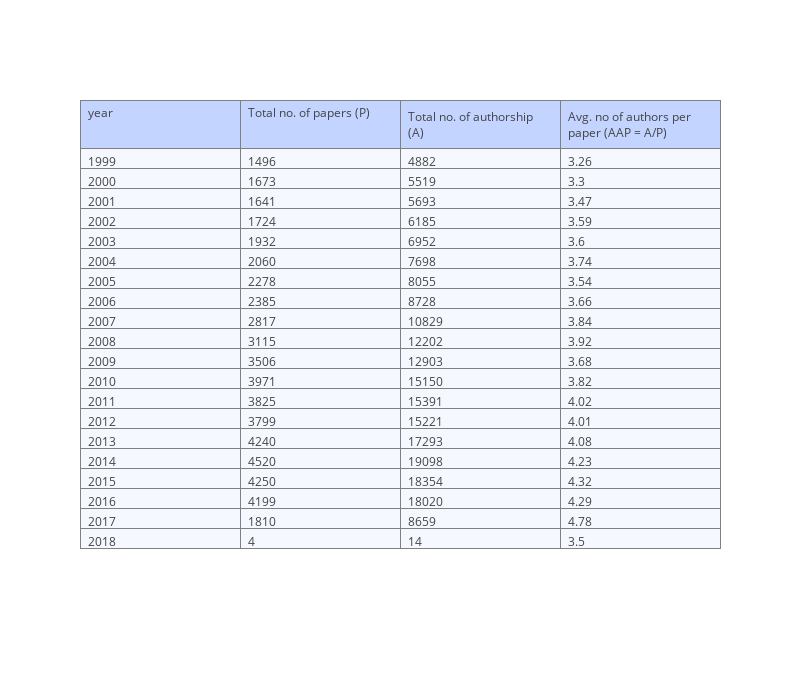
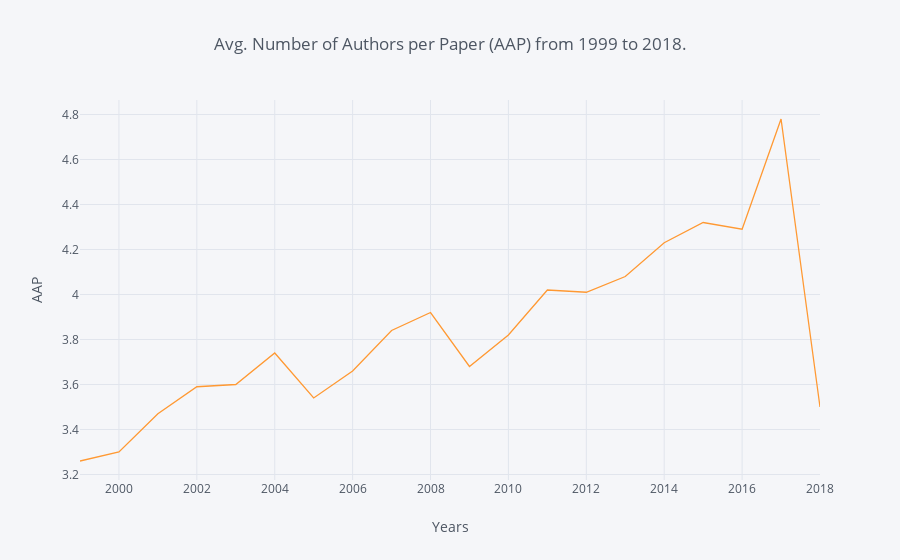

The cell these charts' notebook holds for them, in order:
### Markdown cell above
### Average Number of Authors per Paper (AAP)

### Code cell
# plot avg number of authors per paper (AAP)
visual.plot_aap(years=n_years)

### Figure 1 — Plotly figure (JSON) as saved in the notebook; plotly's stock layout.template omitted (floating-point values rounded to 4 significant figures)
{"data": [{"cells": {"align": ["left", "left", "left", "left", "left"], "fill": {"color": "#F5F8FF"}, "values": [["1999", "2000", "2001", "2002", "2003", "2004", "2005", "2006", "2007", "2008", "2009", "2010", "2011", "2012", "2013", "2014", "2015", "2016", "2017", "2018"], [1496, 1673, 1641, 1724, 1932, 2060, 2278, 2385, 2817, 3115, 3506, 3971, 3825, 3799, 4240, 4520, 4250, 4199, 1810, 4], [4882, 5519, 5693, 6185, 6952, 7698, 8055, 8728, 10829, 12202, 12903, 15150, 15391, 15221, 17293, 19098, 18354, 18020, 8659, 14], [3.26, 3.3, 3.47, 3.59, 3.6, 3.74, 3.54, 3.66, 3.84, 3.92, 3.68, 3.82, 4.02, 4.01, 4.08, 4.23, 4.32, 4.29, 4.78, 3.5]]}, "header": {"align": ["left", "left", "left", "left", "left"], "fill": {"color": "#C2D4FF"}, "values": ["year", "Total no. of papers (P)", "Total no. of authorship (A)", "Avg. no of authors per paper (AAP = A/P)"]}, "type": "table", "uid": "6c545eec-47c7-47cc-a477-1ae986f9c143"}], "layout": {"height": 700, "width": 800}}

### Figure 2 — Plotly figure (JSON) as saved in the notebook; plotly's stock layout.template omitted (floating-point values rounded to 4 significant figures)
{"data": [{"line": {"color": "rgba(255, 153, 51, 1.0)", "dash": "solid", "shape": "linear", "width": 1.3}, "mode": "lines", "name": "Avg. no of authors per paper (AAP = A/P)", "text": "", "type": "scatter", "uid": "d07d14f2-b027-4014-8b10-ecc45850d023", "x": ["1999", "2000", "2001", "2002", "2003", "2004", "2005", "2006", "2007", "2008", "2009", "2010", "2011", "2012", "2013", "2014", "2015", "2016", "2017", "2018"], "y": [3.26, 3.3, 3.47, 3.59, 3.6, 3.74, 3.54, 3.66, 3.84, 3.92, 3.68, 3.82, 4.02, 4.01, 4.08, 4.23, 4.32, 4.29, 4.78, 3.5]}], "layout": {"legend": {"bgcolor": "#F5F6F9", "font": {"color": "#4D5663"}}, "paper_bgcolor": "#F5F6F9", "plot_bgcolor": "#F5F6F9", "title": {"font": {"color": "#4D5663"}, "text": "Avg. Number of Authors per Paper (AAP) from 1999 to 2018."}, "xaxis": {"gridcolor": "#E1E5ED", "showgrid": true, "tickfont": {"color": "#4D5663"}, "title": {"font": {"color": "#4D5663"}, "text": "Years"}, "zerolinecolor": "#E1E5ED"}, "yaxis": {"gridcolor": "#E1E5ED", "showgrid": true, "tickfont": {"color": "#4D5663"}, "title": {"font": {"color": "#4D5663"}, "text": "AAP"}, "zerolinecolor": "#E1E5ED"}}}
